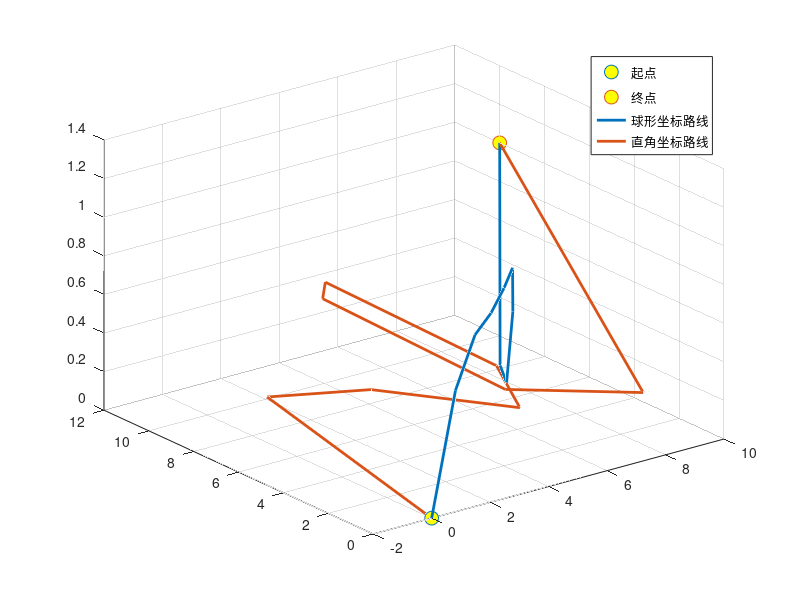

The MATLAB source for this figure:
%% 举例

rng(4)
goalPos = [10 10 1];
startPos = [0 0 0];

AngleRange = pi/4;

dirVector = goalPos - startPos;
phi0 = atan2(dirVector(2),dirVector(1));

% 球形坐标
r=unifrnd(1,4,4);
psi=unifrnd(-pi/4,pi/4,4);
phi=unifrnd(phi0 - AngleRange,phi0 + AngleRange,4);
xs = startPos(1);
ys = startPos(2);
zs = startPos(3);
% 球转直角
% First Cartesian coordinate
x(1) = xs + r(1)*cos(psi(1))*sin(phi(1));

% Check limits
if x(1) > 10
    x(1) = 10;
end
if x(1) < 0
    x(1) = 0;
end

y(1) = ys + r(1)*cos(psi(1))*cos(phi(1));
if y(1) >10
    y(1) = 10;
end
if y(1) < 0
    y(1) = 0;
end

z(1) = zs + r(1)*sin(psi(1));
if z(1) > 10
    z(1) = 10;
end
if z(1) < 0
    z(1) = 0;
end

% Next Cartesian coordinates
for i = 2:4
    x(i) = x(i-1) + r(i)*cos(psi(i))*sin(phi(i));
    if x(i) > 10
        x(i) = 10;
    end
    if x(i) < 0
        x(i) = 0;
    end

    y(i) = y(i-1) + r(i)*cos(psi(i))*cos(phi(i));
    if y(i) > 10
        y(i) = 10;
    end
    if y(i) < 0
        y(i) = 0;
    end

    % z(i) = z(i-1) + r(i)*cos(psi(i));
    z(i) = z(i-1) + r(i)*sin(psi(i));
    if z(i) > 1
        z(i) = 1;
    end
    if z(i) < 0
        z(i) = 0;
    end
end

x1 = x;
y1 = y;
z1 = z;

% 直角坐标
dim =4;
x(1:dim) = unifrnd(startPos(1),goalPos(1),1,dim);
% x(1:dim) = sort( x(1:dim));
y(1:dim) = unifrnd(startPos(2),goalPos(2),1,dim);
% y(1:dim) = sort( y(1:dim));
z(1:dim) = unifrnd(startPos(3),goalPos(3),1,dim);
% z(1:dim) = sort( z(1:dim));


p1 = scatter3(startPos(1), startPos(2), startPos(3),100,'bs','MarkerFaceColor','y');
hold on
p2 = scatter3(goalPos(1), goalPos(2), goalPos(3),100,'kp','MarkerFaceColor','y');


x_seq1=[startPos(1), x1, goalPos(1)];
y_seq1=[startPos(2), y1, goalPos(2)];
z_seq1=[startPos(3), z1, goalPos(3)];

x_seq2=[startPos(1), x, goalPos(1)];
y_seq2=[startPos(2), y, goalPos(2)];
z_seq2=[startPos(3), z, goalPos(3)];

% 利用三次样条拟合散点

k = length(x_seq1);
i_seq = linspace(0,1,k);
xx_seq = linspace(0,1,10);
yy_seq = linspace(0,1,10);
zz_seq = linspace(0,1,10);
X_seq1 = spline(i_seq,x_seq1,xx_seq);
Y_seq1 = spline(i_seq,y_seq1,yy_seq);
Z_seq1 = spline(i_seq,z_seq1,zz_seq);
X_seq2 = spline(i_seq,x_seq2,xx_seq);
Y_seq2 = spline(i_seq,y_seq2,yy_seq);
Z_seq2 = spline(i_seq,z_seq2,zz_seq);
path1 = [X_seq1', Y_seq1', Z_seq1'];
path2 = [X_seq2', Y_seq2', Z_seq2'];



p3 = plot3(path1(:,1), path1(:,2),path1(:,3),'LineWidth',2);
p4 = plot3(path2(:,1), path2(:,2),path2(:,3),'LineWidth',2);
hold off
grid on

legend([p1,p2,p3,p4],'起点','终点','球形坐标路线','直角坐标路线')


